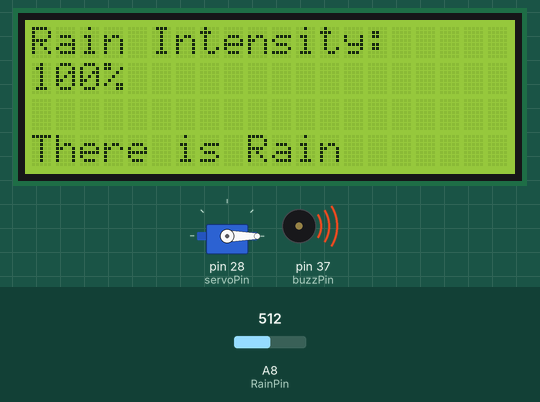
The sketch below on a simulated Arduino Mega 2560, built with avr-gcc and run on an emulated ATmega2560. Shown: 20×4 character LCD, servo, buzzer (waves = sounding, pin HIGH). The inputs (shaded band) are chosen by the test bench; at power-on: A8 (RainPin) = 512.

Above: at 3.3 s.
3.4 s: A8 (RainPin) set to 0
At 4.6 s:
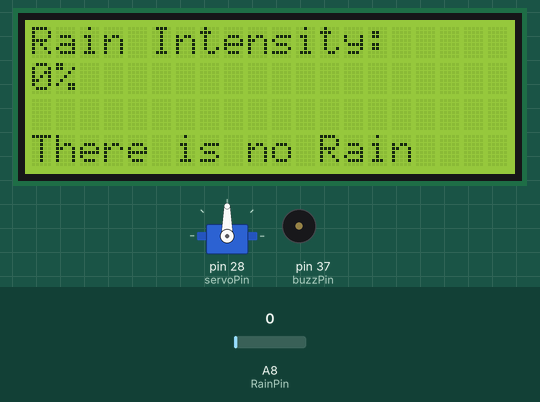
5.0 s: A8 (RainPin) set to 30
At 5.8 s:
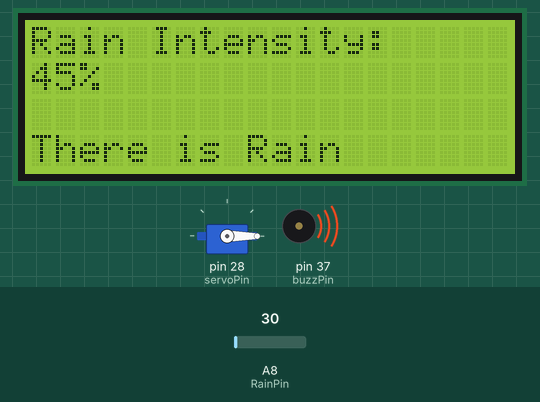
6.6 s: A8 (RainPin) set to 0
At 7.5 s:
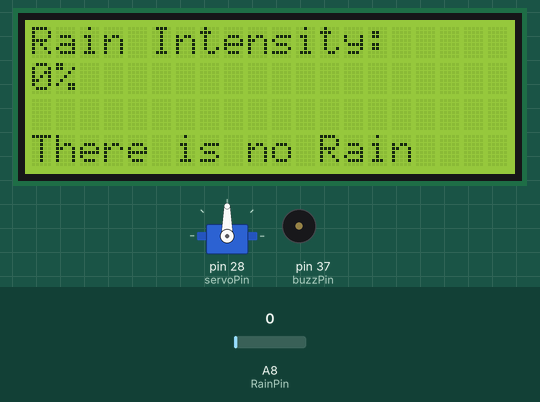
9.6 s: A8 (RainPin) set to 70
At 13.3 s:
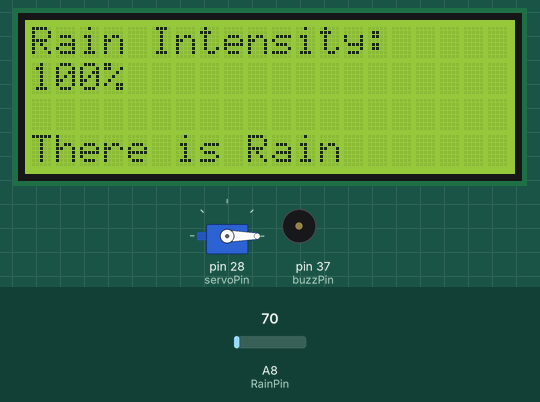
Timing chart, 0 to 14.8 s (numbered marks = the images above; inputs shaded):
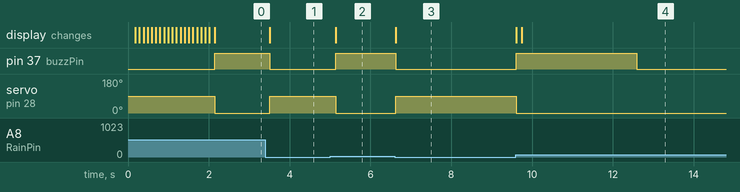

Measured:
- after the input at 3.4 s, pin 37 (buzzPin): HIGH → LOW after 0.11 s; servo on pin 28 (servoPin): 0° → 90° after 0.11 s; the display: changes after 0.11 s (image 1)
- after the input at 5.0 s, pin 37 (buzzPin): LOW → HIGH after 0.14 s; servo on pin 28 (servoPin): 90° → 0° after 0.14 s; the display: changes after 0.14 s (image 2)
- after the input at 6.6 s, pin 37 (buzzPin): HIGH → LOW after 0.02 s instead of 1.5 s; servo on pin 28 (servoPin): 0° → 90° at once; the display: changes at once (image 3)
- after the input at 9.6 s, pin 37 (buzzPin): LOW → HIGH at once, → LOW 3.0 s later; servo on pin 28 (servoPin): 90° → 0° at once; the display: first changes at once (image 4 shows a later state)

The sketch:

Rain_system.ino
```cpp
#include <Wire.h>
#include <LiquidCrystal_I2C.h>
#include <Servo.h>

#define buzzPin  37
#define RainPin  A8
#define servoPin 28

#define minRead 5
#define maxRead 60

int timer;
LiquidCrystal_I2C Lcd ( 0x27, 20, 4 );
Servo WindowServo;

void setup ( )
{
  pinMode(buzzPin,OUTPUT);
  Lcd.init ( );
  Lcd.backlight ( );
  WindowServo.attach(servoPin);
  // Display "System Loading" on LCD
  Lcd.setCursor(3, 0);
  Lcd.print("System Loading");
  for (int a = 0; a < 20; a++) {
    Lcd.setCursor(a, 1);
    Lcd.print(".");
    delay(100);
  }
  Lcd.clear();
  timer=millis();
}
void loop ( )
{
  Lcd.clear();
  Lcd.setCursor (0,0);
  Lcd.print("Rain Intensity:");

  Lcd.setCursor (0,1);
  if(analogRead (RainPin)<minRead)
  {
    Lcd.print("0%");
  }
  else if(analogRead (RainPin)>minRead)
  {
    if(analogRead (RainPin)>maxRead)
    {
      Lcd.print("100%");
    }
    else
    {
      Lcd.print(map(analogRead (RainPin),minRead,maxRead,0,100));
      Lcd.print("%");
    }
  }
  Lcd.setCursor(0,3);
  if ( analogRead (RainPin) <minRead )
  {
  WindowServo.write (90);
  Lcd.print("There is no Rain");
  timer=millis();
  digitalWrite(buzzPin,LOW);
  }
  else
  {
  WindowServo.write (0);
  Lcd.print("There is Rain");
  if(millis()-timer<3000)
  {
    digitalWrite(buzzPin,HIGH);
  }
  else{
    digitalWrite(buzzPin,LOW);
  }
  }
  delay(100);
}
```
